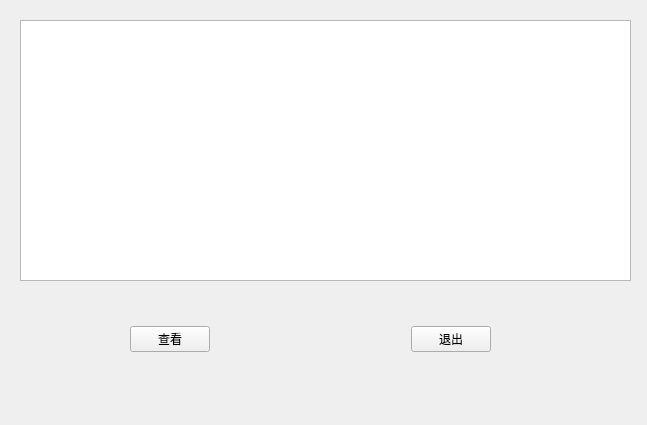
<?xml version="1.0" encoding="UTF-8"?>
<ui version="4.0">
 <class>Look</class>
 <widget class="QWidget" name="Look">
  <property name="geometry">
   <rect>
    <x>0</x>
    <y>0</y>
    <width>647</width>
    <height>425</height>
   </rect>
  </property>
  <property name="windowTitle">
   <string>Form</string>
  </property>
  <widget class="QTextBrowser" name="history_Browser">
   <property name="geometry">
    <rect>
     <x>20</x>
     <y>20</y>
     <width>611</width>
     <height>261</height>
    </rect>
   </property>
  </widget>
  <widget class="QWidget" name="widget" native="true">
   <property name="geometry">
    <rect>
     <x>130</x>
     <y>320</y>
     <width>361</width>
     <height>38</height>
    </rect>
   </property>
   <layout class="QHBoxLayout" name="horizontalLayout">
    <item>
     <widget class="QPushButton" name="pushButton">
      <property name="text">
       <string>查看</string>
      </property>
     </widget>
    </item>
    <item>
     <spacer name="horizontalSpacer">
      <property name="orientation">
       <enum>Qt::Horizontal</enum>
      </property>
      <property name="sizeHint" stdset="0">
       <size>
        <width>40</width>
        <height>20</height>
       </size>
      </property>
     </spacer>
    </item>
    <item>
     <widget class="QPushButton" name="pushButton_2">
      <property name="text">
       <string>退出</string>
      </property>
     </widget>
    </item>
   </layout>
  </widget>
 </widget>
 <resources/>
 <connections/>
</ui>
